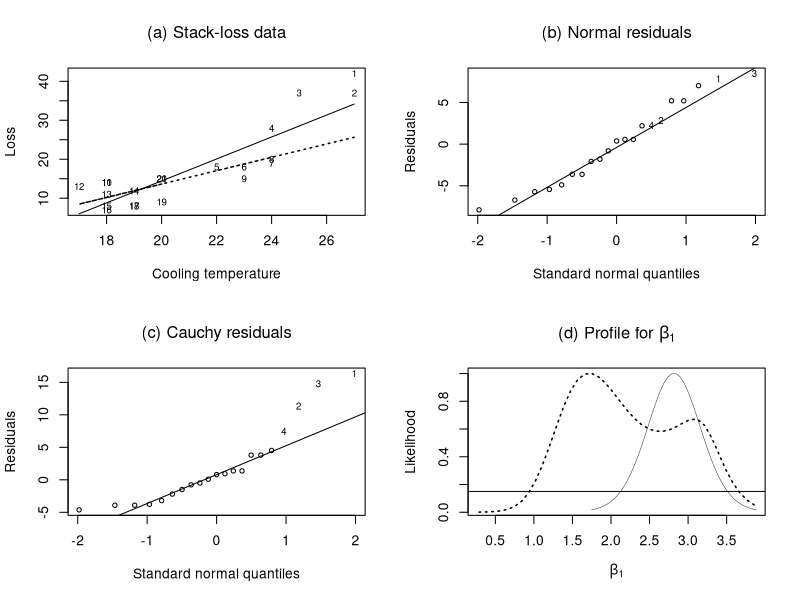

The R script that drew this image:
# Example 6.19: stack loss versus cooling temperature

x<-  scan('stack.dat',skip=11)
  x<-  matrix(x,ncol=4,byrow=T)
  flow<-  x[,1]
  cooling<-  x[,2]
  concen<-  x[,3]
  loss<-  x[,4]

y<-  loss
x<-  cooling
n<-  length(x)
x0<-  x-mean(x)

# normal model:
a<-  lm(y~x)
  print(summary(a)$coef)

par(mfrow=c(2,2))
plot(x,y, xlab='Cooling temperature',ylab='Loss',type='n')
  text(x,y,c(1:n),cex=.7)
  lines(x,a$fit)
  title(expression('(a) Stack-loss data'))

# AIC:
       bo<-  a$coef[1]
       b1<-  a$coef[2]
       sigma<-  sqrt(sum(a$resid^2)/n)
       mu<-  bo+ b1*x
       aic <-  -2*sum(log(dnorm(y,mu,sigma))) + 6  # normal model
       cat('Normal AIC= ', aic, ' \n')

fun1 <-  function(p){
        bo<-  p[1]
        b1<-  p[2]
        sigma<-  p[3]
        mu<-  bo+ b1*x
       -sum(log(dcauchy(y,mu,sigma)))  # cauchy model
       }
ams<-  nlm(fun1,c(-20,1,2))
cat('Cauchy AIC= ',(2*ams$min+6),'\n')
cat('Cauchy-based estimates for beta0, beta1, sigma',ams$est,'\n')

mu<-  ams$est[1] + ams$est[2] * x
  lines(x,mu,lty='dotted',lwd=1.5)
  print(ams$est)
  amsres <-  y-mu

b<-  qqnorm(a$res,plot=F)
plot(b,
     xlab='Standard normal quantiles',
     ylab='Residuals',type='n')
  bb<-  cbind(b$x,b$y)
  points(bb[-c(1:4),],cex=.7)
  text(bb[1:4,1],bb[1:4,2],c(1:4),cex=.7)
  qqline(a$res)
  title(expression('(b) Normal residuals'))

qqres<-  qqnorm(amsres,plot=F)
plot(qqres$x,qqres$y,
     xlab='Standard normal quantiles',
     ylab='Residuals',type='n')
  bb<-  cbind(qqres$x,qqres$y)
  points(bb[-c(1:4),],cex=.7)
  text(bb[1:4,1],bb[1:4,2],c(1:4),cex=.7)
#text(qqres,c(1:n),cex=.7)
   qqline(amsres)
title(expression('(c) Cauchy residuals'))

b<-  summary(a)$coef
  b1hat<-  b[2,1]; se<-  b[2,2]
bb1<-  seq(b1hat-3*se,b1hat+3*se,len=40)

fun2<-  function(b1){
       bo<-  mean(y) - b1*mean(x)
      -n/2*log(sum((y-bo-b1*x)^2))
        }
ll<- NULL
for (b1 in bb1){
     ll <-  c(ll,fun2(b1))
  }
ll<-  ll-max(ll)
like<-  exp(ll-max(ll))


fun1 <-  function(p){
        bo<-  p[1]
        sigma<-  p[2]
        mu<-  bo+ b1*x0
       -sum(log(dcauchy(y,mu,sigma)))  # cauchy model
       }
llc<-  NULL
bbc<-  seq(ams$est[2]-4*se,ams$est[2]+6*se,len=40)
for (b1 in bbc){
   lli<- nlm(fun1,c(17,1))$minimum
   llc<-  c(llc,lli)
   }
llc<-  (min(llc)-llc)
likec<-  exp(llc)

plot(bb1,like,xlab=expression(beta[1]),
     ylab='Likelihood',
     xlim=range(bbc),type='n')
lines(bb1,like,lwd=.4)
abline(h=.15)

lines(bbc,likec,lty='dotted',lwd=1.52)  # cauchy model
title(expression(paste('(d) Profile for ',beta[1])))


 info<- -diff(llc,dif=2)/(bbc[2]-bbc[1])^2
 aa<-  bbc[c(-1,-40)]
 info<-  approx(aa,info,xout=ams$est[2])$y
 sec<-  sqrt(1/info)
 cat('Standard errors of beta0-hat and beta1-hat',se,sec,'\n')
